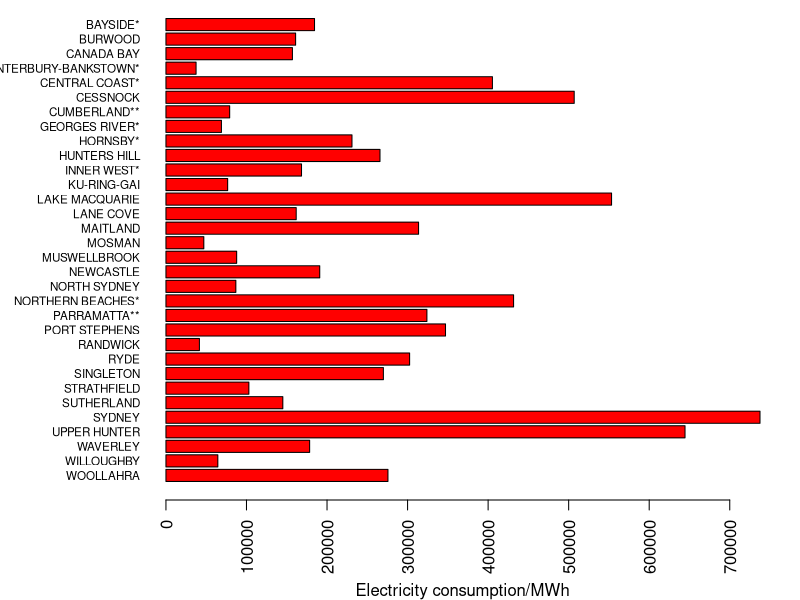
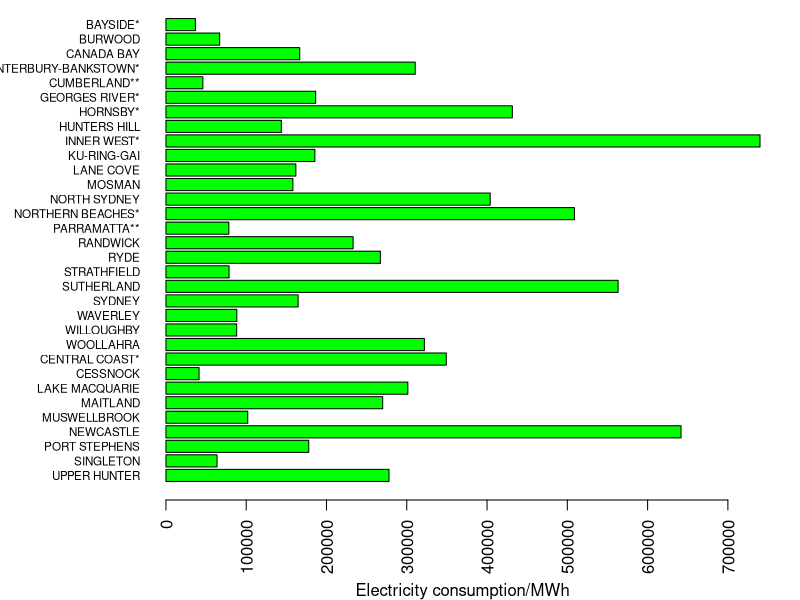
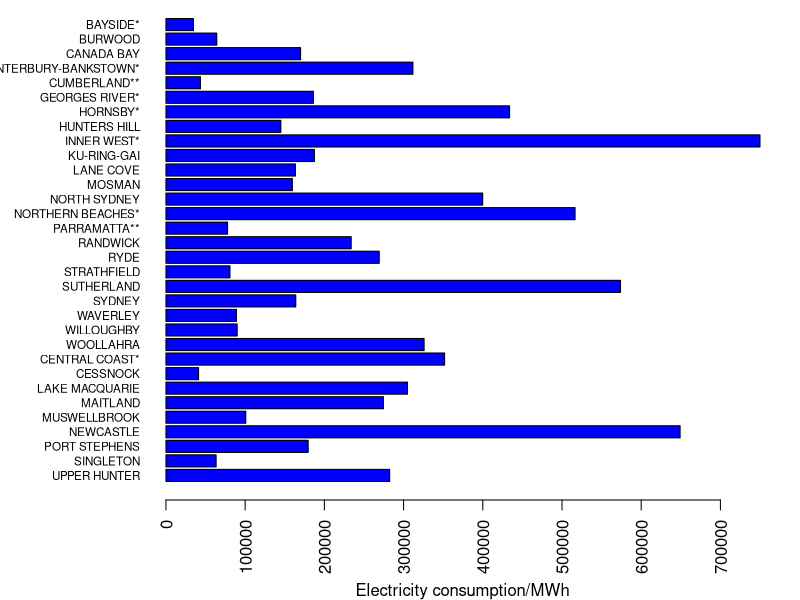

These charts were generated, in order, by the following R code: (Note: this script raises an error after producing the figures.)
## ---- chunk 1
knitr::opts_chunk$set(echo = TRUE)
## ---- chunk 2
library(readxl)
data2019 <- read_excel("data/Ausgrid average electricity consumption by LGA 201819.xlsx", range = "A1:Q40")
data2020 <- read_excel("data/Ausgrid average electricity consumption by LGA 2020.xlsx", range = "A2:Q43")
data2023 <- read_excel("data/Ausgrid average electricity consumption by LGA 202223 excel.xlsx", range = "A2:Q43")
## ---- chunk 3
# For the 2019 data set
dim(data2019)
head(data2019, 10)
# For the 2020 data set
dim(data2020)
head(data2020, 10)
# For the 2023 data set
dim(data2023)
head(data2023, 10)
## ---- chunk 4
wrap.it <- function(x, len)
{ 
  sapply(x, function(y) paste(strwrap(y, len), 
                              collapse = "\n"), 
         USE.NAMES = FALSE)
}

wrap.labels <- function(x, len)
{
  if (is.list(x))
  {
    lapply(x, wrap.it, len)
  } else {
    wrap.it(x, len)
  }
}
## ---- chunk 5
require(readxl)
require(dplyr)
options(scipen = 999)

# Read in files
extracted_data <- read_excel("data/Electricity_consumption(extracted).xlsx")
extracted_data <- arrange(extracted_data)

# Setting up the output graph
par(mar = c(5, 8, 0, 2), mgp = c(4, 1, 0))

# The 2019 Dataset
values2019 <- extracted_data$`2019-R`
suburbs2019 <- extracted_data$H2019
barplot(values2019, names.arg=wrap.labels(rev(suburbs2019), 20), 
        col="red", xlab=" Electricity consumption/MWh", horiz=T, las=2, cex.names = 0.7)

# The 2020 Dataset
values2020 <- extracted_data$`2020-R`
suburbs2020 <- extracted_data$H2020
barplot(values2020, names.arg=wrap.labels(rev(suburbs2020), 20), 
        col="green", xlab=" Electricity consumption/MWh", horiz=T, las=2, cex.names = 0.7)

# The 2021 Dataset
values2021 <- extracted_data$`2021-R`
suburbs2021 <- extracted_data$H2021
barplot(values2021, names.arg=wrap.labels(rev(suburbs2021), 20), 
        col="blue", xlab=" Electricity consumption/MWh", horiz=T, las=2, cex.names = 0.7)
## ---- chunk 6
lin_reg <- function(l1, l2){
  data <- data.frame(x=l1, y=l2)
  model <- lm(y ~ x, data=data)
  slope <- summary(model)$coefficients[2,1]
  
  plot(data$x, data$y, xlab="Customer number", ylab="Electricity consumption/MWh")
  abline(model)
}
# Linear regression for 2019
lin2019G <- lin_reg(extracted_data$`2019-RP`, values2019)
# Linear regression for 2021
lin2021G <- lin_reg(extracted_data$`2021-RP`, values2021)
## ---- chunk 7
values2019M <- extracted_data$`2019-M`
lin2019M <- lin_reg(extracted_data$`2019-MP`,values2019M)
values2021M <- extracted_data$`2021-M`
lin2021M <- lin_reg(extracted_data$`2021-MP`,values2021M)
## ---- chunk 8
values2019L <- extracted_data$`2019-L`
lin2019L <- lin_reg(extracted_data$`2019-LP`,values2019L)
values2021L <- extracted_data$`2021-L`
lin2021L <- lin_reg(extracted_data$`2021-LP`,values2021L)
## ---- chunk 9
distribution <- function(title, name, values){
  df <- data.frame(label=name, value=values)
  df_sorted <- df[order(df$value, decreasing = FALSE),]
  mean_val <- mean(values)
  sd_val <- sd(values)
  par(mar = c(5, 6, 2, 2), mgp = c(4, 1, 0), fig = c(0, 1, 0, 1), fin = c(6, 4))
  barplot(df_sorted$value, names.arg=wrap.labels(df_sorted$label, 20), 
        col="blue", xlab=title, horiz=T, las=2, cex.names = 0.4, , cex.lab=0.7, cex.axis=0.7)
  hist(values, breaks=10, freq=FALSE, col="grey", xlab="Values", main="Normal Distribution")
  curve(dnorm(x, mean=mean_val, sd=sd_val), add=TRUE, col="blue")
  abline(v = mean_val, col = "red", lwd = 2)
}
distribution("Electricity Consumption/MWh", suburbs2021, values2021)
## ---- chunk 10
distribution("Electricity Consumption/MWh",suburbs2021, values2021M)
## ---- chunk 11
distribution("Electricity Consumption/MWh",suburbs2021, values2021L)
## ---- chunk 12
par(mar = c(5, 6, 2, 2), mgp = c(4, 1, 0), fig = c(0, 1, 0, 1), fin = c(6, 4))
sum_2021G <- sum(values2021)
sum_2021M <- sum(values2021M)
sum_2021L <- sum(values2021L)
pie_values <- c(sum_2021G, sum_2021M, sum_2021L)
pie_labels <- c("General Supply", "Medium Sites", "Large Sites")
pie(pie_values, labels = pie_labels)
